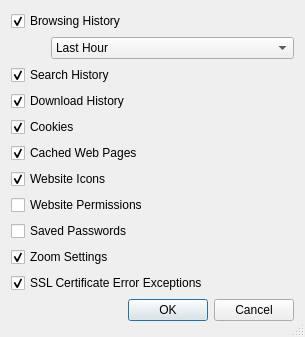
<?xml version="1.0" encoding="UTF-8"?>
<ui version="4.0">
 <class>WebBrowserClearPrivateDataDialog</class>
 <widget class="QDialog" name="WebBrowserClearPrivateDataDialog">
  <property name="geometry">
   <rect>
    <x>0</x>
    <y>0</y>
    <width>305</width>
    <height>337</height>
   </rect>
  </property>
  <property name="windowTitle">
   <string>Clear Private Data</string>
  </property>
  <property name="sizeGripEnabled">
   <bool>true</bool>
  </property>
  <layout class="QVBoxLayout" name="verticalLayout">
   <item>
    <widget class="QCheckBox" name="historyCheckBox">
     <property name="toolTip">
      <string>Select to clear the browsing history</string>
     </property>
     <property name="text">
      <string>Browsing History</string>
     </property>
     <property name="checked">
      <bool>true</bool>
     </property>
    </widget>
   </item>
   <item>
    <layout class="QHBoxLayout" name="horizontalLayout">
     <item>
      <spacer name="horizontalSpacer">
       <property name="orientation">
        <enum>Qt::Orientation::Horizontal</enum>
       </property>
       <property name="sizeHint" stdset="0">
        <size>
         <width>40</width>
         <height>20</height>
        </size>
       </property>
      </spacer>
     </item>
     <item>
      <widget class="QComboBox" name="historyCombo">
       <property name="sizePolicy">
        <sizepolicy hsizetype="Expanding" vsizetype="Fixed">
         <horstretch>1</horstretch>
         <verstretch>0</verstretch>
        </sizepolicy>
       </property>
       <property name="toolTip">
        <string>Select the history period to be deleted</string>
       </property>
       <item>
        <property name="text">
         <string>Last Hour</string>
        </property>
       </item>
       <item>
        <property name="text">
         <string>Last Day</string>
        </property>
       </item>
       <item>
        <property name="text">
         <string>Last Week</string>
        </property>
       </item>
       <item>
        <property name="text">
         <string>Last 4 Weeks</string>
        </property>
       </item>
       <item>
        <property name="text">
         <string>Whole Period</string>
        </property>
       </item>
      </widget>
     </item>
    </layout>
   </item>
   <item>
    <widget class="QCheckBox" name="searchCheckBox">
     <property name="toolTip">
      <string>Select to clear the search history</string>
     </property>
     <property name="text">
      <string>Search History</string>
     </property>
     <property name="checked">
      <bool>true</bool>
     </property>
    </widget>
   </item>
   <item>
    <widget class="QCheckBox" name="downloadsCheckBox">
     <property name="toolTip">
      <string>Select to clear the download history</string>
     </property>
     <property name="text">
      <string>Download History</string>
     </property>
     <property name="checked">
      <bool>true</bool>
     </property>
    </widget>
   </item>
   <item>
    <widget class="QCheckBox" name="cookiesCheckBox">
     <property name="toolTip">
      <string>Select to clear the cookies</string>
     </property>
     <property name="text">
      <string>Cookies</string>
     </property>
     <property name="checked">
      <bool>true</bool>
     </property>
    </widget>
   </item>
   <item>
    <widget class="QCheckBox" name="cacheCheckBox">
     <property name="toolTip">
      <string>Select to clear the disk cache</string>
     </property>
     <property name="text">
      <string>Cached Web Pages</string>
     </property>
     <property name="checked">
      <bool>true</bool>
     </property>
    </widget>
   </item>
   <item>
    <widget class="QCheckBox" name="iconsCheckBox">
     <property name="toolTip">
      <string>Select to clear the website icons</string>
     </property>
     <property name="text">
      <string>Website Icons</string>
     </property>
     <property name="checked">
      <bool>true</bool>
     </property>
    </widget>
   </item>
   <item>
    <widget class="QCheckBox" name="permissionsCheckBox">
     <property name="toolTip">
      <string>Select to clear the website permissions</string>
     </property>
     <property name="text">
      <string>Website Permissions</string>
     </property>
    </widget>
   </item>
   <item>
    <widget class="QCheckBox" name="passwordsCheckBox">
     <property name="toolTip">
      <string>Select to clear the saved passwords</string>
     </property>
     <property name="text">
      <string>Saved Passwords</string>
     </property>
     <property name="checked">
      <bool>false</bool>
     </property>
    </widget>
   </item>
   <item>
    <widget class="QCheckBox" name="zoomCheckBox">
     <property name="toolTip">
      <string>Select to delete all remembered zoom settings</string>
     </property>
     <property name="text">
      <string>Zoom Settings</string>
     </property>
     <property name="checked">
      <bool>true</bool>
     </property>
    </widget>
   </item>
   <item>
    <widget class="QCheckBox" name="sslExceptionsCheckBox">
     <property name="text">
      <string>SSL Certificate Error Exceptions</string>
     </property>
     <property name="checked">
      <bool>true</bool>
     </property>
    </widget>
   </item>
   <item>
    <widget class="QDialogButtonBox" name="buttonBox">
     <property name="orientation">
      <enum>Qt::Orientation::Horizontal</enum>
     </property>
     <property name="standardButtons">
      <set>QDialogButtonBox::StandardButton::Cancel|QDialogButtonBox::StandardButton::Ok</set>
     </property>
    </widget>
   </item>
  </layout>
 </widget>
 <tabstops>
  <tabstop>historyCheckBox</tabstop>
  <tabstop>historyCombo</tabstop>
  <tabstop>searchCheckBox</tabstop>
  <tabstop>downloadsCheckBox</tabstop>
  <tabstop>cookiesCheckBox</tabstop>
  <tabstop>cacheCheckBox</tabstop>
  <tabstop>iconsCheckBox</tabstop>
  <tabstop>permissionsCheckBox</tabstop>
  <tabstop>passwordsCheckBox</tabstop>
  <tabstop>zoomCheckBox</tabstop>
  <tabstop>sslExceptionsCheckBox</tabstop>
 </tabstops>
 <resources/>
 <connections>
  <connection>
   <sender>buttonBox</sender>
   <signal>accepted()</signal>
   <receiver>WebBrowserClearPrivateDataDialog</receiver>
   <slot>accept()</slot>
   <hints>
    <hint type="sourcelabel">
     <x>267</x>
     <y>342</y>
    </hint>
    <hint type="destinationlabel">
     <x>157</x>
     <y>252</y>
    </hint>
   </hints>
  </connection>
  <connection>
   <sender>buttonBox</sender>
   <signal>rejected()</signal>
   <receiver>WebBrowserClearPrivateDataDialog</receiver>
   <slot>reject()</slot>
   <hints>
    <hint type="sourcelabel">
     <x>294</x>
     <y>342</y>
    </hint>
    <hint type="destinationlabel">
     <x>286</x>
     <y>252</y>
    </hint>
   </hints>
  </connection>
  <connection>
   <sender>historyCheckBox</sender>
   <signal>toggled(bool)</signal>
   <receiver>historyCombo</receiver>
   <slot>setEnabled(bool)</slot>
   <hints>
    <hint type="sourcelabel">
     <x>65</x>
     <y>19</y>
    </hint>
    <hint type="destinationlabel">
     <x>83</x>
     <y>45</y>
    </hint>
   </hints>
  </connection>
 </connections>
</ui>
